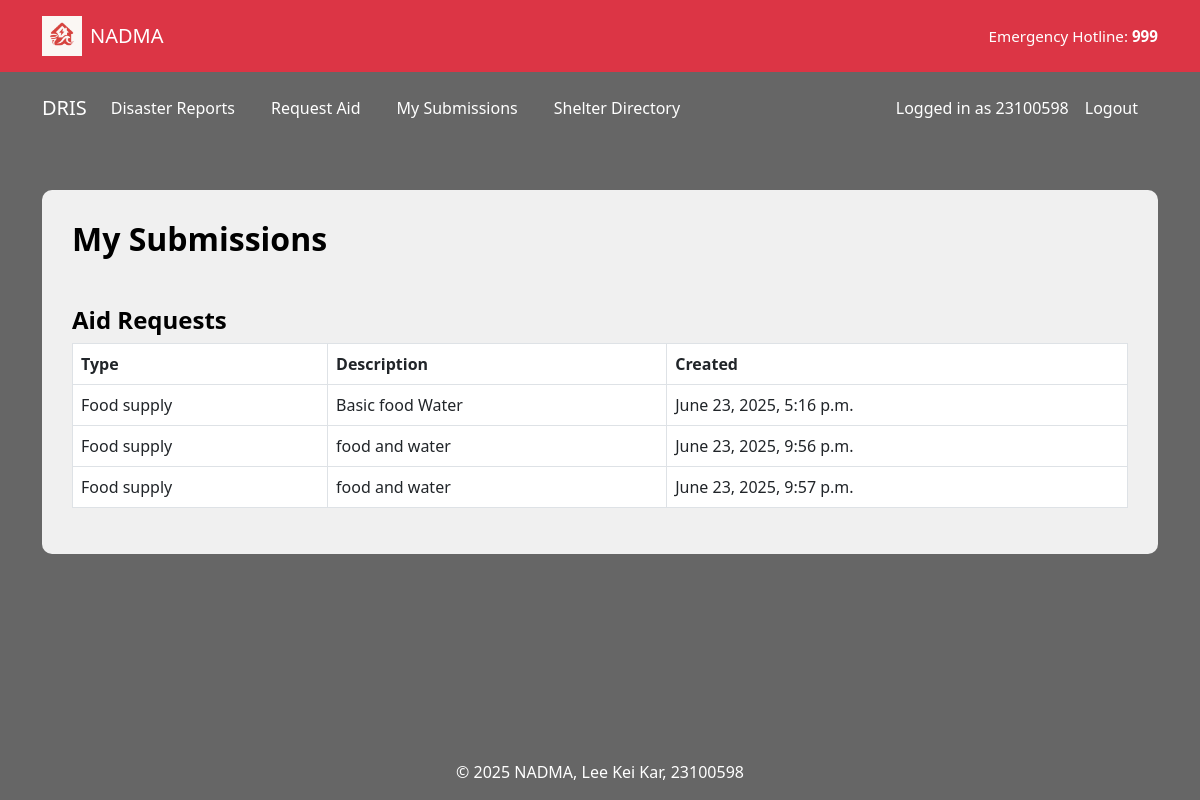
Before: /my-submissions/ (signed in) with the older database file.
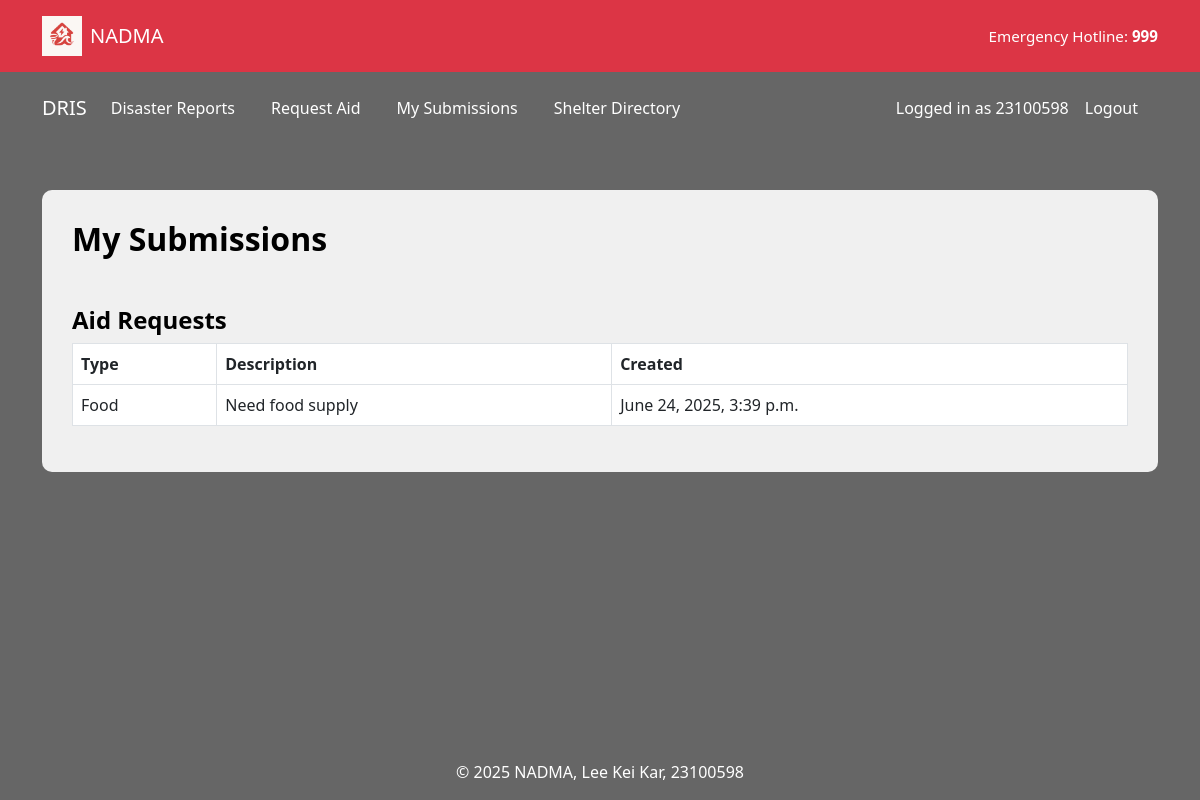
After: the same page with the newer database file.
### dris_app/models.py (models this page shows)
class User(AbstractUser):
    ROLE_CHOICES = (
        ('citizen', 'Citizen'),
        ('volunteer', 'Volunteer'),
        ('authority', 'Authority'),
    )
    role = models.CharField(max_length=20, choices=ROLE_CHOICES)

class AidRequest(models.Model):
    user = models.ForeignKey(User, on_delete=models.CASCADE)
    aid_type = models.CharField(max_length=50)
    description = models.TextField()
    created_at = models.DateTimeField(auto_now_add=True)

### dris_app/views.py (the view)
# urls.py: path('my-submissions/', views.view_my_submissions, name='my_submissions'),
@login_required
def view_my_submissions(request):
    my_reports = DisasterReport.objects.filter(user=request.user)
    my_requests = AidRequest.objects.filter(user=request.user)
    return render(request, 'my_submissions.html', {
        'my_reports': my_reports,
        'my_requests': my_requests
    })

### dris_app/templates/my_submissions.html (shortened to what this page needs)
{% extends "base.html" %}
{% load static %}
{% block content %}
<div class="container content-wrapper">
    <h2 class="mb-4">My Submissions</h2>
    <h4 class="mt-5">Aid Requests</h4>
    <table class="table table-bordered">
        <thead>
            <tr>
                <th>Type</th>
                <th>Description</th>
                <th>Created</th>
            </tr>
        </thead>
        <tbody>
            {% for request in my_requests %}
            <tr>
                <td>{{ request.aid_type }}</td>
                <td>{{ request.description }}</td>
                <td>{{ request.created_at }}</td>
            </tr>
            {% empty %}
            <tr><td colspan="3">No aid requests submitted.</td></tr>
            {% endfor %}
        </tbody>
    </table>
</div>
{% endblock %}

### dris_app/templates/base.html (shortened to what this page needs)
<!DOCTYPE html>
{% load static %}
<html lang="en">
<head>
    <link rel="stylesheet" href="https://cdn.jsdelivr.net/npm/bootstrap@5.3.0/dist/css/bootstrap.min.css">
</head>
<body>
<header class="bg-danger text-white py-3 mb-0">
    <div class="container d-flex justify-content-between align-items-center flex-wrap">
        <div class="d-flex align-items-center">
            <img src="{% static 'images/nadma_logo.png' %}" alt="NADMA Logo" height="40" class="me-2">
            <h5 class="m-0">NADMA</h5>
        </div>
        <div class="hotline ms-auto text-end">
            Emergency Hotline: <strong>999</strong>
        </div>
    </div>
</header>
{% if user.is_authenticated %}
<nav class="navbar navbar-expand-lg bg-transparent mt-2">
    <div class="container">
        <a class="navbar-brand" href="/">DRIS</a>
        <div class="collapse navbar-collapse">
            <ul class="navbar-nav me-auto">
                <li class="nav-item"><a class="nav-link" href="/disasters/">Disaster Reports</a></li>
                <li class="nav-item"><a class="nav-link" href="/aid-request/">Request Aid</a></li>
                <li class="nav-item"><a class="nav-link" href="/my-submissions/">My Submissions</a></li>
                <li class="nav-item"><a class="nav-link" href="{% url 'citizen_shelters' %}">Shelter Directory</a></li>
            </ul>
            <ul class="navbar-nav ms-auto">
                <li class="nav-item">
                    <span class="navbar-text me-3">Logged in as {{ user.username }}</span>
                </li>
                <li class="nav-item">
                    <form method="post" action="{% if request.path|slice:':11' == '/volunteer' %}{% url 'volunteer_logout' %}{% else %}{% url 'user_logout' %}{% endif %}">
                        <button type="submit" class="btn btn-link nav-link p-0">Logout</button>
                    </form>
                </li>
            </ul>
        </div>
    </div>
</nav>
{% endif %}
<main class="container my-4">
    {% block content %}
    {% endblock %}
</main>
<footer class="bg-transparent text-center py-3">
    © 2025 NADMA, Lee Kei Kar, 23100598
</footer>
</body>
</html>

### dris_app/templates/base.html (style rules this page uses)
html, body { height: 100%; margin: 0; }
body { display: flex; flex-direction: column; min-height: 100vh; color: white; }
main.container.my-4 { flex: 1; }
.navbar a, .navbar .navbar-brand, .navbar .navbar-text { color: white !important; }
.navbar .nav-link { margin-right: 20px; }
.navbar .btn-link.nav-link { color: white !important; text-decoration: none !important; }
.navbar { background-color: transparent !important; border: none; box-shadow: none; }
footer.bg-transparent { background-color: transparent !important; color: white; }
.hotline { font-weight: 500; font-size: 0.95rem; white-space: nowrap; }

### dris_app/templates/my_submissions.html (style rules this page uses)
.content-wrapper { position: relative; z-index: 1; background-color: rgba(255, 255, 255, 0.9); padding: 30px; border-radius: 10px; margin-top: 30px; }
h2, h4 { font-weight: bold; }
h2 { color: black !important; }
h4 { color: black !important; }

Changed rows visible on the page:
removed AidRequest: aid_type "Food supply", description "food and water", created_at "June 23, 2025, 9:56 p.m."
removed AidRequest: aid_type "Food supply", description "food and water", created_at "June 23, 2025, 9:57 p.m."
changed AidRequest: aid_type "Food supply" → "Food"; description "Basic food Water" → "Need food supply"; created_at "June 23, 2025, 5:16 p.m." → "June 24, 2025, 3:39 p.m."
